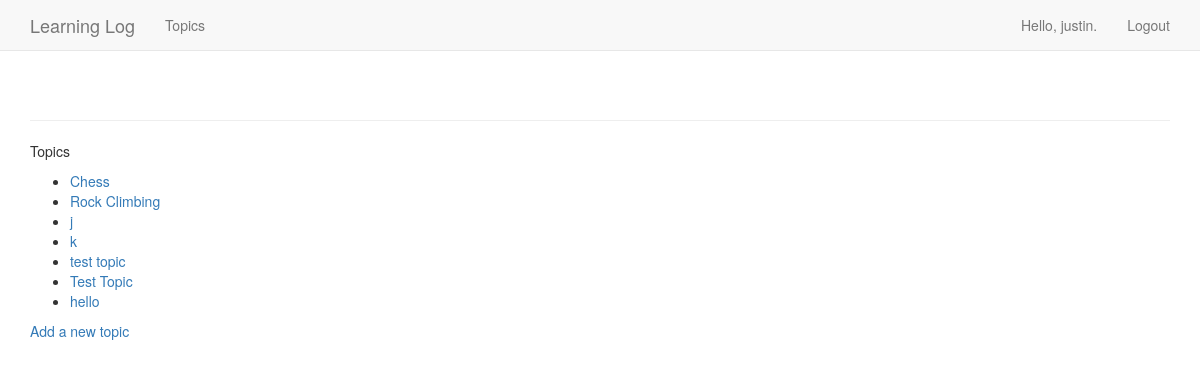
Page /topics/ (signed in) on the earlier database version.
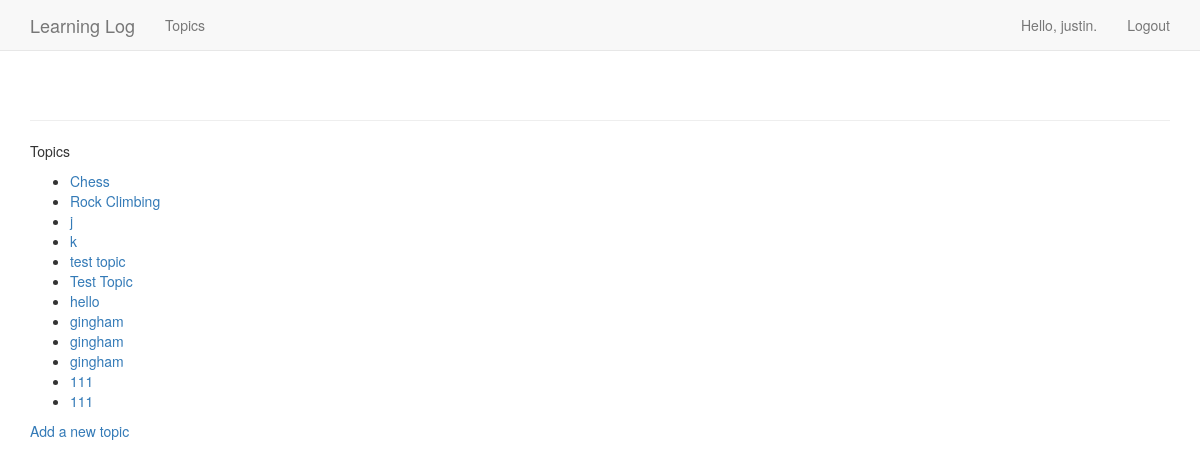
Same page on the later database version.
### learning_logs/models.py (models this page shows)
class Topic(models.Model):
    text = models.CharField(max_length=200)
    date_add = models.DateTimeField(auto_now_add=True)
    owner = models.ForeignKey(User,on_delete=models.CASCADE)
    def __str__(self):
        return self.text

### learning_logs/views.py (the view)
# urls.py: path('topics/',views.topics, name="topics"),
@login_required
def topics(request):
    topics = Topic.objects.filter(owner=request.user).order_by('date_add')
    context = {'topics':topics}
    return render(request, 'learning_logs/topics.html',context)

### learning_logs/templates/learning_logs/topics.html (shortened to what this page needs)
{% extends 'learning_logs/base.html' %}{% load bootstrap3 %}
{% block content%}
    <p>Topics</p>
    <ul>
        {% for topic in topics %}
            <li>
            <a href="{% url 'learning_logs:topic' topic.id%}"> {{topic}}</a>
            </li>
        {% empty %}
            <li>No topics have been added yet.</li>
        {% endfor %}
    </ul>
    <a href="{% url 'learning_logs:new_topic' %}">Add a new topic</a>
{% endblock content %}

Differences in the rows shown:
added Topic: text "gingham"
added Topic: text "gingham"
added Topic: text "gingham"
added Topic: text "111"
added Topic: text "111"
